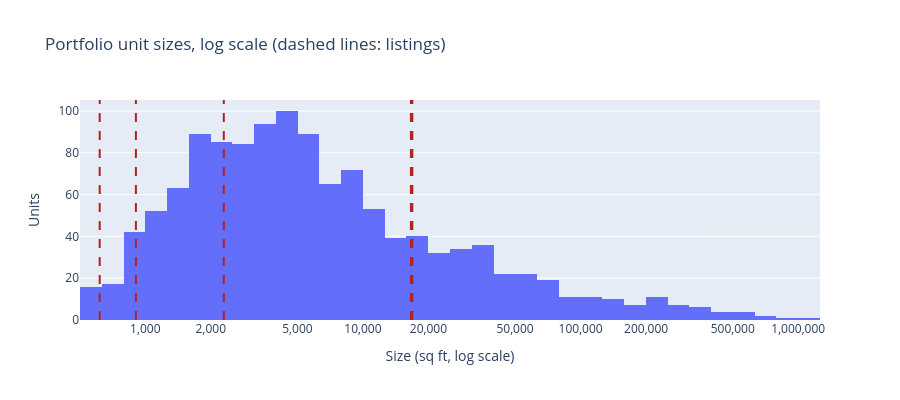

Notebook cell for this chart:
### Markdown cell above
## 2. Size

### Code cell
size = physical["size_sqft"].dropna()
ticks = [500, 1_000, 2_000, 5_000, 10_000, 20_000, 50_000, 100_000, 200_000, 500_000, 1_000_000]

fig = px.histogram(x=np.log10(size), nbins=50, height=400,
                   title="Portfolio unit sizes, log scale (dashed lines: listings)",
                   labels={"x": "Size (sq ft, log scale)"})
fig.update_xaxes(tickvals=np.log10(ticks), ticktext=[f"{t:,}" for t in ticks])
fig.update_layout(yaxis_title="Units")
for sqft in listing_physical["size_sqft"].dropna():
    fig.add_vline(x=np.log10(sqft), line_dash="dash", line_color="firebrick")
fig.show()

### Figure 1 — Plotly figure (JSON) as saved in the notebook; plotly's stock layout.template omitted (floating-point values rounded to 4 significant figures; data arrays with more than 128 entries replaced by an {"elided": "..."} marker saying what was removed)
{"data": [{"bingroup": "x", "hovertemplate": "Size (sq ft, log scale)=%{x}<br>count=%{y}<extra></extra>", "legendgroup": "", "marker": {"color": "#636efa", "pattern": {"shape": ""}}, "name": "", "nbinsx": 50, "orientation": "v", "showlegend": false, "type": "histogram", "x": {"elided": "1240 float values"}, "xaxis": "x", "yaxis": "y"}], "layout": {"barmode": "relative", "height": 400, "legend": {"tracegroupgap": 0}, "shapes": [{"line": {"color": "firebrick", "dash": "dash"}, "type": "line", "x0": 4.227, "x1": 4.227, "xref": "x", "y0": 0, "y1": 1, "yref": "y domain"}, {"line": {"color": "firebrick", "dash": "dash"}, "type": "line", "x0": 2.957, "x1": 2.957, "xref": "x", "y0": 0, "y1": 1, "yref": "y domain"}, {"line": {"color": "firebrick", "dash": "dash"}, "type": "line", "x0": 3.361, "x1": 3.361, "xref": "x", "y0": 0, "y1": 1, "yref": "y domain"}, {"line": {"color": "firebrick", "dash": "dash"}, "type": "line", "x0": 2.79, "x1": 2.79, "xref": "x", "y0": 0, "y1": 1, "yref": "y domain"}, {"line": {"color": "firebrick", "dash": "dash"}, "type": "line", "x0": 4.22, "x1": 4.22, "xref": "x", "y0": 0, "y1": 1, "yref": "y domain"}], "title": {"text": "Portfolio unit sizes, log scale (dashed lines: listings)"}, "xaxis": {"anchor": "y", "domain": [0.0, 1.0], "ticktext": ["500", "1,000", "2,000", "5,000", "10,000", "20,000", "50,000", "100,000", "200,000", "500,000", "1,000,000"], "tickvals": [2.699, 3.0, 3.301, 3.699, 4.0, 4.301, 4.699, 5.0, 5.301, 5.699, 6.0], "title": {"text": "Size (sq ft, log scale)"}}, "yaxis": {"anchor": "x", "domain": [0.0, 1.0], "title": {"text": "Units"}}}}
